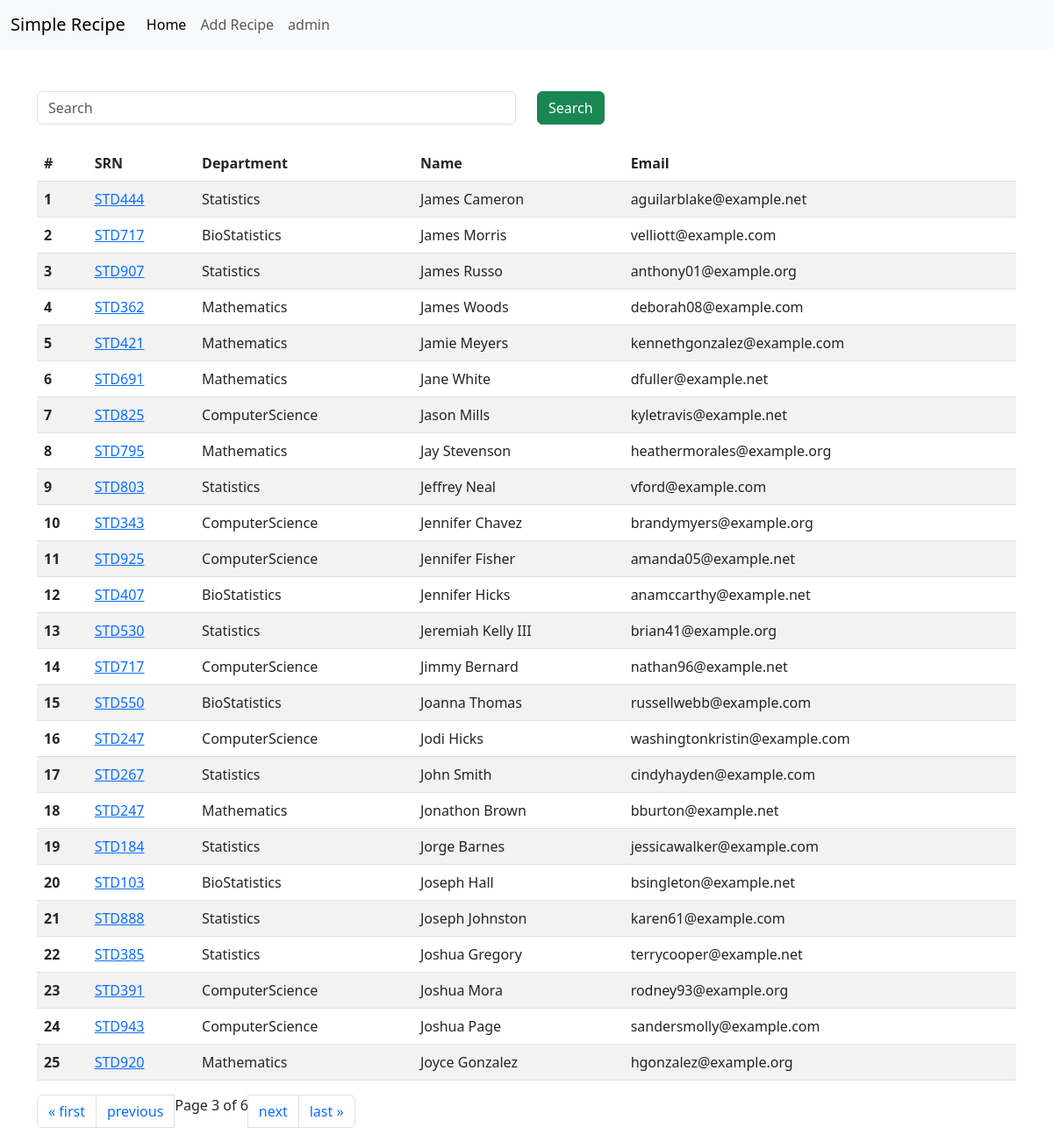
Page /student/?page=3 on the committed database.
### student/models.py (models this page shows, shortened)
class Student(models.Model):
    srn = models.OneToOneField(StudentID, on_delete=models.CASCADE)
    dept_name = models.ForeignKey(Department, on_delete=models.CASCADE)
    name = models.CharField(max_length=30)
    email = models.EmailField(unique=True)
    age = models.IntegerField(default=18)
    address = models.TextField(blank=True, null=True)
    class Meta:
        ordering = ['name']

class StudentID(models.Model):
    srn = models.CharField(max_length=20)
    def __str__(self):
        return self.srn

class Department(models.Model):
    department = models.CharField(max_length=20)
    def __str__(self):
        return self.department
    class Meta:
        ordering = ['department']

### student/views.py (the view, shortened to what this page needs)
# urls.py: path('student/', include('student.urls')),
def student(request):
    student_obj = Student.objects.all()
    paginator = Paginator(student_obj, 25)  # Show 25 contacts per page.
    page_number = request.GET.get("page", 1)
    page_obj = paginator.get_page(page_number)
    context = {'students': page_obj}
    return render(request, 'student/student.html', context)

### templates/student/student.html
{% extends 'index.html' %}
{% block content %}
<div class="container mt-5">
  <form class="mb-4">
    <div class="row">
      <div class="col-md-6">
        <input type="text" name="search" class="form-control" placeholder="Search"/>
      </div>
      <div class="col-md-6">
        <button class="btn btn-success">Search</button>
      </div>
    </div>
  </form>
  <table class="table table-striped">
      <thead>
        <tr>
          <th scope="col">#</th>
          <th scope="col">SRN</th>
          <th scope="col">Department</th>
          <th scope="col">Name</th>
          <th scope="col">Email</th>
          </tr>
      </thead>
      <tbody>
          {% for student in students %}
        <tr>
          <th scope="row">{{forloop.counter}}</th>
          <td><a href="{% url 'marks' student.srn  %}">{{student.srn}}</a></td>
          <td>{{student.dept_name}}</td>
          <td>{{student.name}}</td>
          <td>{{student.email}}</td>
        </tr>
          {% endfor %}
      </tbody>
  </table>
  <nav aria-label="Page navigation example">
      <ul class="pagination">
      {% if students.has_previous %}
      <li class="page-item"><a class="page-link" href="?page=1">&laquo; first</a></li>
      <li class="page-item"><a class="page-link" href="?page={{ students.previous_page_number }}">previous</a></li>
      {% endif %}
      <li class="page-item">Page {{ students.number }} of {{ students.paginator.num_pages }}</li>
      {% if students.has_next %}
      <li class="page-item"><a class="page-link" href="?page={{ students.next_page_number }}">next</a></li>
      <li class="page-item"><a class="page-link" href="?page={{ students.paginator.num_pages }}">last &raquo;</a></li>
      {% endif %}
      </ul>
  </nav>
</div>
{% endblock content%}

### rows in the picture
Student: srn "STD444", dept_name "Statistics", name "James Cameron", email "aguilarblake@example.net"
Student: srn "STD717", dept_name "BioStatistics", name "James Morris", email "velliott@example.com"
Student: srn "STD907", dept_name "Statistics", name "James Russo", email "anthony01@example.org"
Student: srn "STD362", dept_name "Mathematics", name "James Woods", email "deborah08@example.com"
Student: srn "STD421", dept_name "Mathematics", name "Jamie Meyers", email "kennethgonzalez@example.com"
Student: srn "STD691", dept_name "Mathematics", name "Jane White", email "dfuller@example.net"
Student: srn "STD825", dept_name "ComputerScience", name "Jason Mills", email "kyletravis@example.net"
Student: srn "STD795", dept_name "Mathematics", name "Jay Stevenson", email "heathermorales@example.org"
Student: srn "STD803", dept_name "Statistics", name "Jeffrey Neal", email "vford@example.com"
Student: srn "STD343", dept_name "ComputerScience", name "Jennifer Chavez", email "brandymyers@example.org"
Student: srn "STD925", dept_name "ComputerScience", name "Jennifer Fisher", email "amanda05@example.net"
Student: srn "STD407", dept_name "BioStatistics", name "Jennifer Hicks", email "anamccarthy@example.net"
Student: srn "STD530", dept_name "Statistics", name "Jeremiah Kelly III", email "brian41@example.org"
Student: srn "STD717", dept_name "ComputerScience", name "Jimmy Bernard", email "nathan96@example.net"
Student: srn "STD550", dept_name "BioStatistics", name "Joanna Thomas", email "russellwebb@example.com"
Student: srn "STD247", dept_name "ComputerScience", name "Jodi Hicks", email "washingtonkristin@example.com"
Student: srn "STD267", dept_name "Statistics", name "John Smith", email "cindyhayden@example.com"
Student: srn "STD247", dept_name "Mathematics", name "Jonathon Brown", email "bburton@example.net"
Student: srn "STD184", dept_name "Statistics", name "Jorge Barnes", email "jessicawalker@example.com"
Student: srn "STD103", dept_name "BioStatistics", name "Joseph Hall", email "bsingleton@example.net"
Student: srn "STD888", dept_name "Statistics", name "Joseph Johnston", email "karen61@example.com"
Student: srn "STD385", dept_name "Statistics", name "Joshua Gregory", email "terrycooper@example.net"
Student: srn "STD391", dept_name "ComputerScience", name "Joshua Mora", email "rodney93@example.org"
Student: srn "STD943", dept_name "ComputerScience", name "Joshua Page", email "sandersmolly@example.com"
Student: srn "STD920", dept_name "Mathematics", name "Joyce Gonzalez", email "hgonzalez@example.org"

### other values in the picture
{{ students.number }} "3"
{{ students.paginator.num_pages }} "6"
